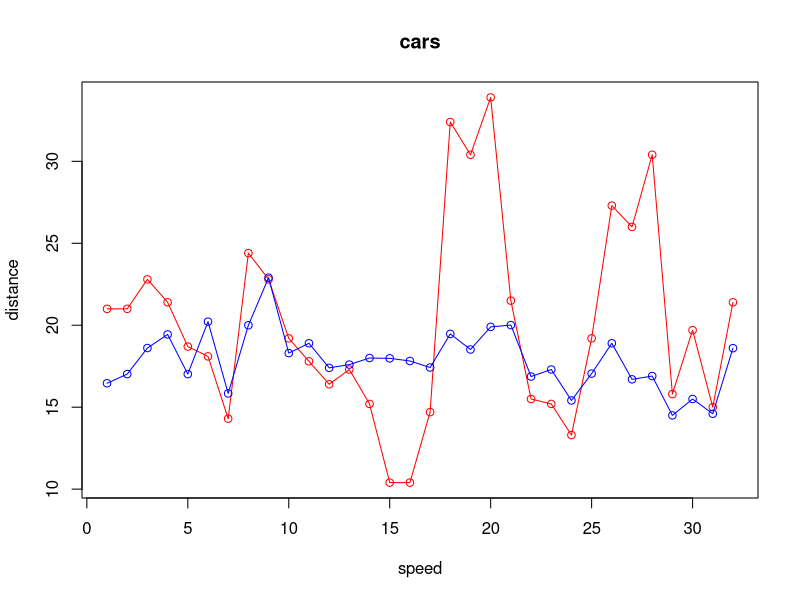

Write R code to recreate this figure.
data("mtcars")
p=mtcars$mpg
u=mtcars$qsec
plot(p,type="o",col="red",xlab="speed", ylab="distance", main="cars")
lines(u,type="o",col="blue")